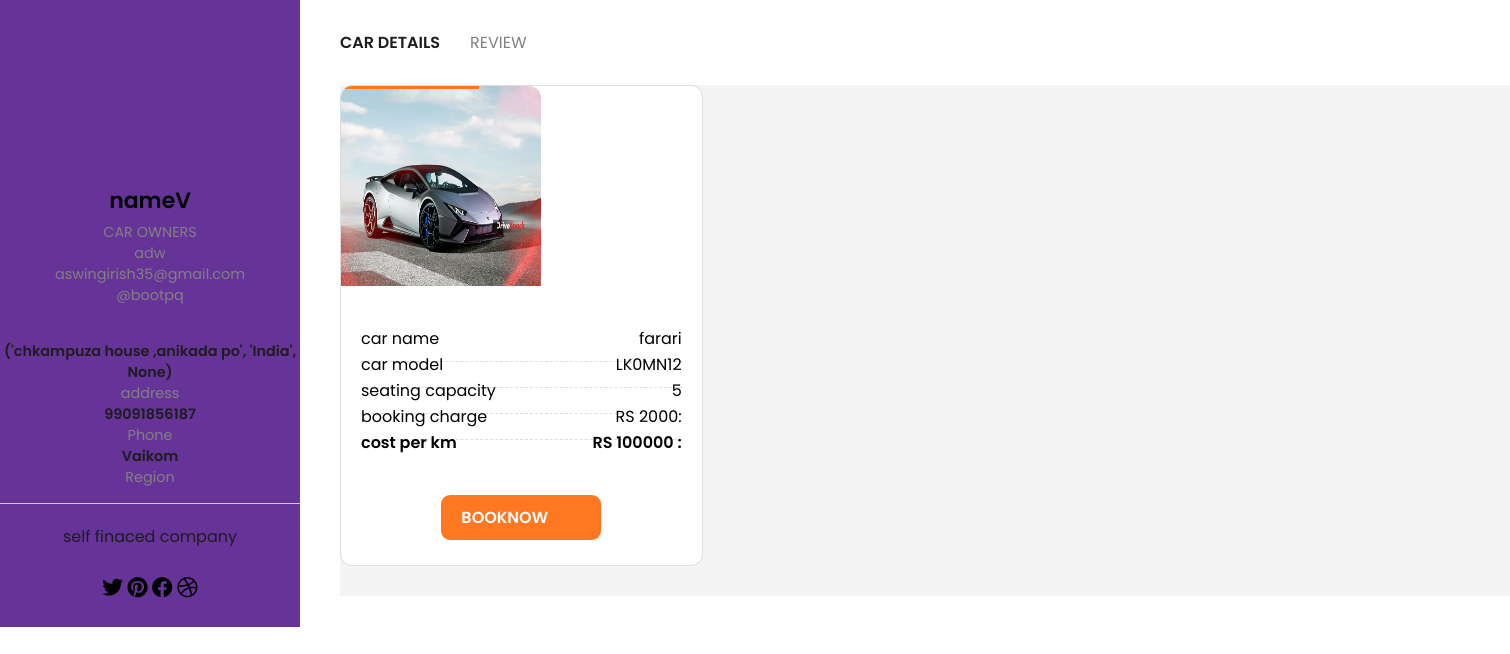
Page /carusr/1/ on the committed database.
### myapp/models.py (models this page shows)
class SPD(models.Model): #service provider details
    namecu= models.CharField(unique=True,max_length=40,null=False)
    fname=models.CharField(null=False,max_length=40)
    lname = models.CharField(null=False,max_length=40)
    job=models.CharField(max_length=10,null=False)
    rwork=models.CharField(null=False,max_length=40)
    pnum=models.IntegerField(null=False)
    email=models.EmailField(null=False)
    Add=models.CharField(max_length=100,null=False)
    about=models.CharField(max_length=200,null=False)
    usernm=models.CharField(max_length=30,unique=True,null=False)
    userpw=models.CharField(null=False,max_length=40)
    slink=models.CharField(null=True,max_length=50)
    status=models.CharField(null=True,max_length=3,default="WL")

class CABO(models.Model):
    pid=models.CharField(max_length=40)
    bookingch=models.IntegerField(default=2000)
    cimg=models.ImageField(upload_to="CABO/")
    carnm=models.CharField(max_length=60,null=False)
    carmdl=models.CharField(max_length=60,null=False)
    stcp=models.CharField(max_length=60,null=False)
    tpric=models.CharField(max_length=60,null=False)

### myapp/views.py (the view)
# urls.py: path("carusr/<int:id>/",views.CABOusrc),
def CABOusrc(request,id):
    packageid=id
    package = car.objects.filter(id=id).all()
    for i in package:
        pid = i.pid
        carname = i.carnm
        carmd = i.carmdl
        seat = i.stcp
        carbooking = i.bookingch
        carimg = i.cimg
        tpric = i.tpric
    request.session["carowner"] = pid
    provider = SPD.objects.filter(id=pid).all()
    job = "CAR OWNERS"
    return render(request, "CABOusrvw.html", {"provider": provider, "job": job,
                                              "packageid":packageid,
                                                       "carname": carname, "carmd": carmd, "tpric": tpric, "seat": seat,
                                                       "carbooking": carbooking,
                                                       "carimg": carimg})

### myapp/templates/CABOusrvw.html (shortened to what this page needs)
{%load static%}
<!DOCTYPE html>
<html lang="en">
  <head>
    <link
      rel="stylesheet"
      href="https://cdnjs.cloudflare.com/ajax/libs/font-awesome/6.1.1/css/all.min.css"
    />
    <link rel="stylesheet" href="{% static 'CABO/css/food.css'%}" />
    <link rel="stylesheet" href="{% static 'CABO/css/profile.css'%}" />
  </head>
  <body>
  <div class="header__wrapper">
{%for i in provider%}
      <div class="cols__container">
        <div class="left__col" style="width: 300px; padding-top:40% ; background:rebeccapurple;">
          <h2>{{i.namecu}}</h2>
          <p>{{job}}</p>
            <p>{{i.fname}}</p>
          <p>{{i.email}}</p>
          <p>{{i.slink}}</p>
          <ul class="about">
            <li><span>{{i.Add}}</span>address</li>
            <li><span>{{i.pnum}}</span>Phone</li>
            <li><span>{{i.rwork}}</span>Region</li>
          </ul>
          <div class="content">
            <p>
              {{i.about}}
            </p>
            <ul>
              <i class="fab fa-twitter"></i>
              <i class="fab fa-pinterest"></i>
              <i class="fab fa-facebook"></i>
              <i class="fab fa-dribbble"></i>
            </ul>
              {% endfor %}
          </div></div>
        <div class="right__col">
          <nav>
            <ul>
              <li><a href="">car details</a></li>
              <li><a href="">review</a></li>
            </ul>
          </nav>
        <div style="display:grid;">
        <section class="food-area">
        <div class="container">
            <div class="foods">
                <div class="single-food" >
                    <div class="food-img">
                        <img style="width:200px; height:200px;" src="{{carimg.url}}" alt="">
                        <h4>package </h4>
                    </div>
                    <ul class="food-list">
                        <li>car name<span>{{carname}}</span></li>
                        <li> car model <span>{{carmd}} </span></li>
                        <li>seating capacity <span>{{seat}} </span></li>
                        <li> booking charge<span>RS {{carbooking}}:</span></li>
                        <li> cost per km<span>RS {{tpric}}:</span></li>
                    </ul>
                    <a href="/carbk/{{packageid}}">booknow</a>
                </div>
            </div>
        </div>
    </section>
        </div>
        </div>
      </div>
    </div>
  </body>
</html>

### oneplace/static/CABO/css/food.css (style rules this page uses)
* { margin: 0; padding: 0; box-sizing: border-box; }
body { font-family: 'Montserrat', sans-serif; }
.right__col li { list-style: none; }
.food-area { background-color: #f4f4f4; }
.container { width: 1170px; margin: 0 auto; }
.foods { display: flex; flex-wrap: wrap; justify-content: space-between; }
.single-food { width: fit-content; grid-template-columns: 1fr 1fr; background-color: #fff; border: 1px solid #ddd; border-radius: 12px; margin-bottom: 30px; overflow: hidden; flex-basis: 31%; }
.food-img { position: relative; height: 220px; overflow: hidden; width: 100%; }
.food-img img { border-radius: 12px 12px 0 0; transition: .3s; }
.food-img h4 { position: absolute; left: 0; top: -50px; background-color: #ff7720; color: #fff; text-transform: capitalize; padding: 10px 20px; font-size: 22px; font-weight: 600; transition: .3s; }
.food-list { padding: 20px; list-style: none; }
.food-list li { font-weight: 400; font-size: 16px; display: flex; justify-content: space-between; border-bottom: 1px dashed #ddd; padding-bottom: 10px; margin-bottom: -10px; }
.food-list li:last-child { border-bottom: 0; margin-bottom: 0; padding-bottom: 0; font-weight: 600; }
.single-food a { text-decoration: navajowhite; background-color: #ff7720; color: #fff; text-transform: uppercase; font-weight: 600; display: block; padding: 10px 20px; width: 160px; margin: 20px auto 25px auto; border-radius: 9px; transition: .3s; }

### oneplace/static/CABO/css/profile.css (style rules this page uses)
body { width: 100%; margin: 0; padding: 0; box-sizing: border-box; min-height: 100vh; font-family: "Poppins", sans-serif; }
a { text-decoration: none; }
.header__wrapper .cols__container .left__col { padding: 25px 20px; text-align: center; max-width: 350px; position: relative; margin: 0 auto; }
.header__wrapper .cols__container .left__col h2 { margin-top: 60px; font-weight: 600; font-size: 22px; margin-bottom: 5px; }
.header__wrapper .cols__container .left__col p { font-size: 0.9rem; color: #818181; margin: 0; }
.header__wrapper .cols__container .left__col .about { justify-content: space-between; position: relative; margin: 35px 0; }
.header__wrapper .cols__container .left__col .about li { display: flex; flex-direction: column; color: #818181; font-size: 0.9rem; }
.header__wrapper .cols__container .left__col .about li span { color: #1d1d1d; font-weight: 600; }
.header__wrapper .cols__container .left__col .about:after { position: absolute; content: ""; bottom: -16px; display: block; background: #cccccc; height: 1px; width: 100%; }
.header__wrapper .cols__container .content p { font-size: 1rem; color: #1d1d1d; line-height: 1.8em; }
.header__wrapper .cols__container .content ul { gap: 30px; justify-content: center; align-items: center; margin-top: 25px; }
.header__wrapper .cols__container .content ul i { font-size: 1.3rem; }
.header__wrapper .cols__container .right__col nav { display: flex; align-items: center; padding: 30px 0; justify-content: space-between; flex-direction: column; }
.header__wrapper .cols__container .right__col nav ul { display: flex; gap: 20px; flex-direction: column; }
.header__wrapper .cols__container .right__col nav ul li a { text-transform: uppercase; color: #818181; }
.header__wrapper .cols__container .right__col nav ul li:nth-child(1) a { color: #1d1d1d; font-weight: 600; }
@media (min-width: 868px) { .header__wrapper .cols__container { margin: 0 auto; width: 100%; justify-content: space-between; display: grid; grid-template-columns: 1fr 2fr; gap: 30px; } }
@media (min-width: 868px) { .header__wrapper .cols__container .left__col { padding: 25px 0px; } }
@media (min-width: 868px) { .header__wrapper .cols__container .right__col nav ul { flex-direction: row; gap: 30px; } }
@media (min-width: 1017px) { .header__wrapper .cols__container .left__col { margin: 0; margin-right: auto; } }
@media (min-width: 1017px) { .header__wrapper .cols__container .right__col nav { flex-direction: row; } }

### rows in the picture
SPD: namecu "nameV", job "CAR OWNERS", fname "adw", email "aswingirish35@gmail.com", slink "@bootpq", Add "('chkampuza house ,anikada po', 'India', None)", pnum "99091856187", rwork "Vaikom", about "self finaced company"
CABO: carnm "farari", carmdl "LK0MN12", tpric "100000"

### other values in the picture
{{ seat }} "5"
{{ carbooking }} "2000"
